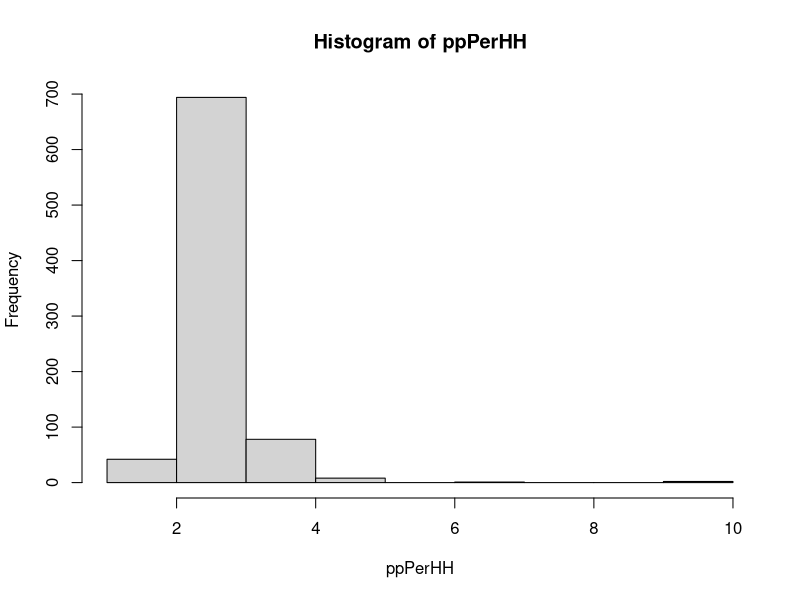
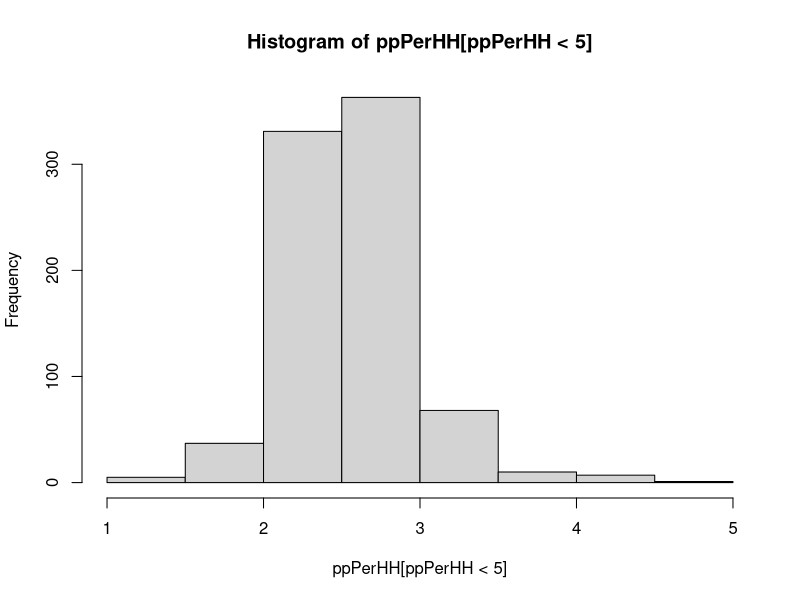
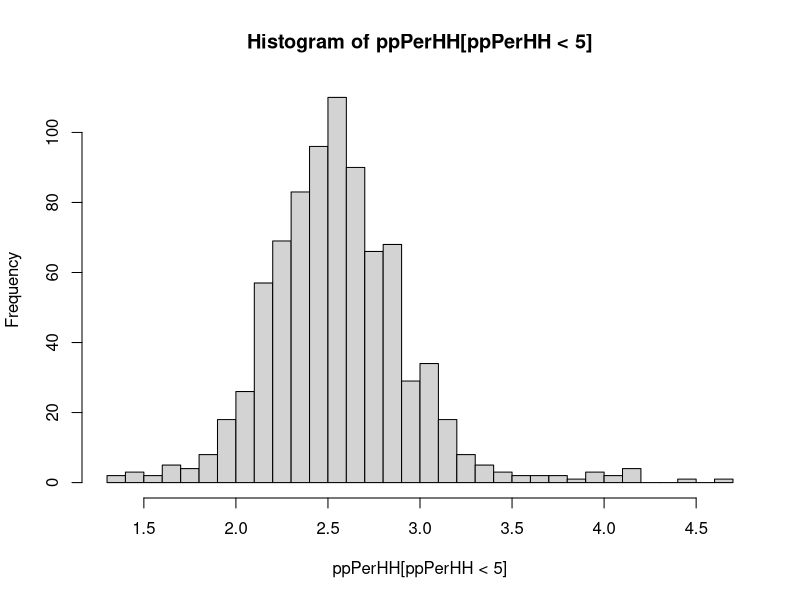
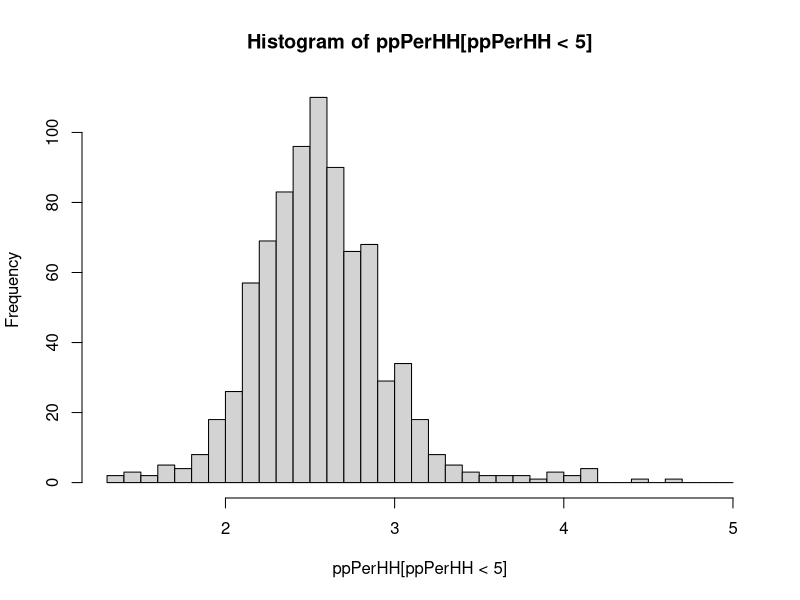
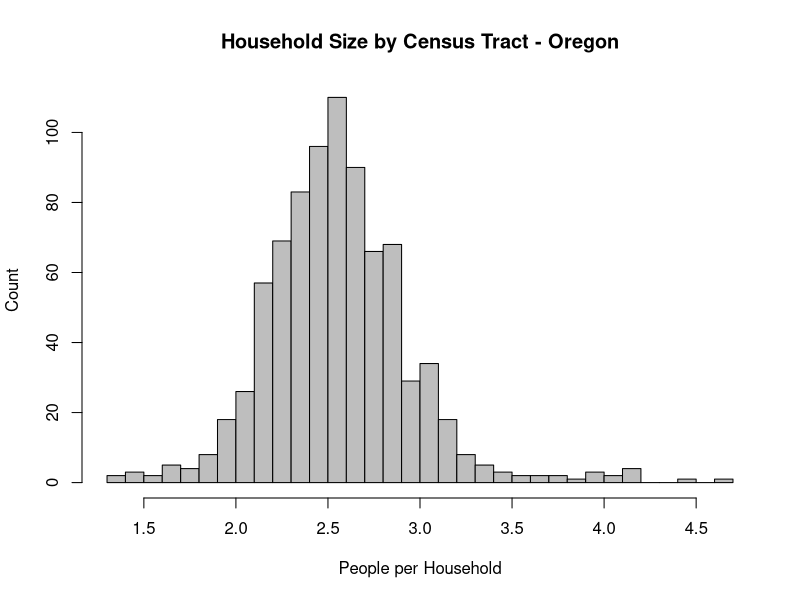
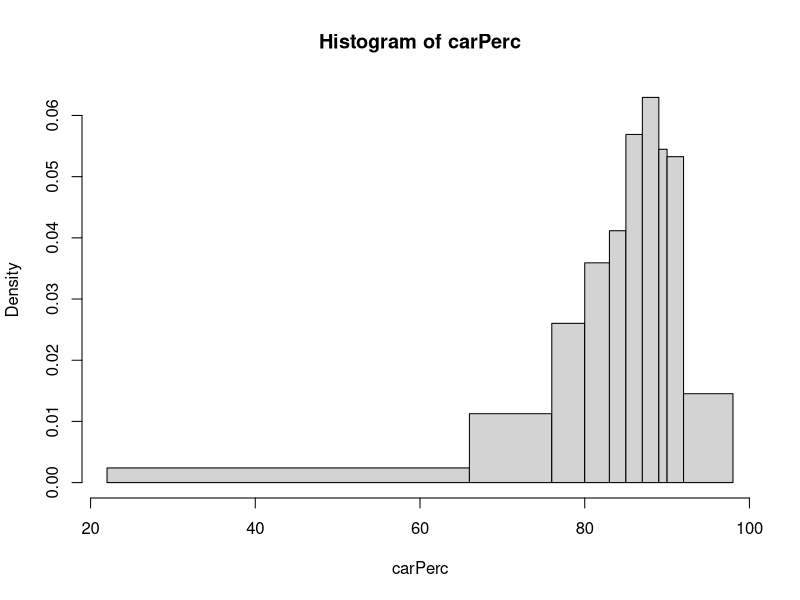
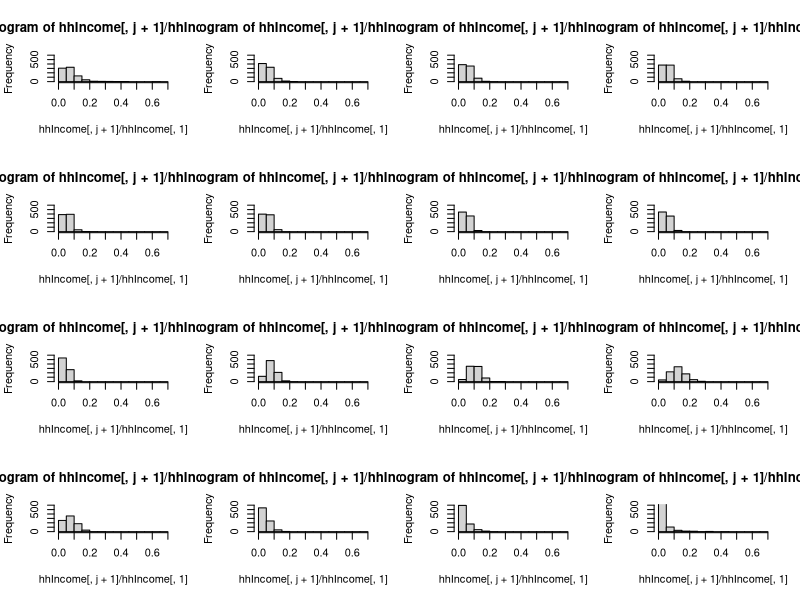
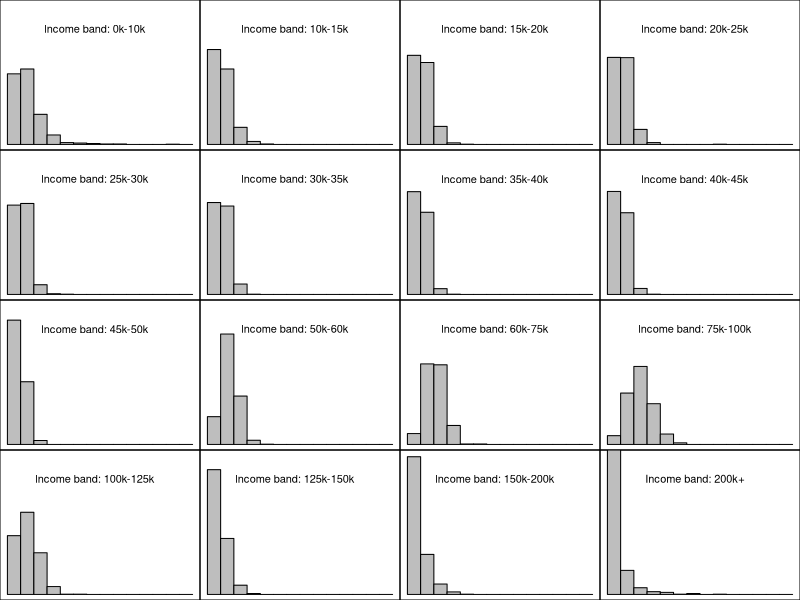

Source code (R) for these figures, in order:
# Load libraries

OUTDIR = "../book/img/ch03/"
dir.create(OUTDIR, FALSE)
options(width=70)

############### tables
geodf = read.csv("data/ch03/geodf.csv", as.is=TRUE)
geodf[1:6,]

tab = table(geodf$county)
tab

tab[order(tab)]

names(tab)[order(tab,decreasing=TRUE)][1:5]

table(geodf$county,geodf$csa)


################# histogram
pdf(paste0(OUTDIR, "histBasic.pdf"), 5, 5)
ppPerHH = geodf$population / geodf$households
hist(ppPerHH)
dev.off()

pdf(paste0(OUTDIR, "histTruncated.pdf"), 5, 5)
hist(ppPerHH[ppPerHH < 5])
dev.off()

pdf(paste0(OUTDIR, "histBreaks.pdf"), 5, 5)
hist(ppPerHH[ppPerHH < 5], breaks=30)
dev.off()

pdf(paste0(OUTDIR, "histBreaksManual.pdf"), 5, 5)
hist(ppPerHH[ppPerHH < 5], breaks=(13:50) / 10)
dev.off()

pdf(paste0(OUTDIR, "histLabels.pdf"), 5, 5)
hist(ppPerHH[ppPerHH < 5], breaks=30,
     col="gray",
     xlab="People per Household",
     ylab="Count",
     main="Household Size by Census Tract - Oregon")
dev.off()

################# quantiles
meansOfCommute = read.csv("data/ch03/meansOfCommute.csv",as.is=TRUE,check.names=FALSE)
meansOfCommute = as.matrix(meansOfCommute)

walkPerc = meansOfCommute[,"walk"] / meansOfCommute[,"total"] * 100
walkPerc = round(walkPerc)

quantile(walkPerc)

carPerc = meansOfCommute[,"car"] / meansOfCommute[,"total"] * 100
carPerc = round(carPerc)
quantile(carPerc)

(0:10)/10
quantile(walkPerc, prob=(0:10)/10)

cent = quantile(walkPerc,prob=seq(0,1,length.out=100),names=FALSE)
round(cent,1)

coff = quantile(carPerc, prob=0.10)
coff
lowCarUsageFlag = (carPerc < coff)
table(lowCarUsageFlag, geodf$csa)

################# binning

breakPoints = quantile(carPerc, prob=seq(0,1,length.out=11),
                        names=FALSE)
breakPoints

bin = cut(carPerc, breakPoints,labels=FALSE,include.lowest=TRUE)

table(bin, geodf$csa)

bins = cut(ppPerHH[ppPerHH < 5], breaks=(13:47) / 10, labels=FALSE,
            include.lowest=TRUE)
table(bins)

pdf(paste0(OUTDIR, "quantileHist.pdf"), 5, 5)
hist(carPerc, breaks=breakPoints)
dev.off()

################# control flow
hhIncome = read.csv("data/ch03/hhIncome.csv",as.is=TRUE, check.names=FALSE)
hhIncome = as.matrix(hhIncome)

oneRow = hhIncome[1,-1]
oneRow

cumsum(oneRow)

testOutput = rep(0,10)
for (j in 1:10) {
  testOutput[j] = j
}
testOutput

cumIncome = matrix(0, ncol=ncol(hhIncome)-1, nrow=nrow(hhIncome))
for (j in 1:nrow(hhIncome)) {
  cumIncome[j,] = cumsum(hhIncome[j,-1]) / hhIncome[j,1] * 100
  cumIncome[j,] = round(cumIncome[j,])
}
colnames(cumIncome) = colnames(hhIncome)[-1]

round(cumIncome[1:5,],2)

################# multiple plots

pdf(paste0(OUTDIR, "collectionOfHist.pdf"), 8, 8)
par(mfrow=c(4,4))
for(j in 1:16) {
  hist(hhIncome[,j+1] / hhIncome[,1],
       breaks=seq(0,0.7,by=0.05), ylim=c(0,600))
}
dev.off()

bands = colnames(hhIncome)[-1]
bandNames = paste(bands[-length(bands)],"-",bands[-1], sep="")
bandNames = c(bandNames, "200k+")
bandNames

pdf(paste0(OUTDIR, "collectionOfHistNice.pdf"), 8, 8)
par(mfrow=c(4,4))
par(mar=c(0,0,0,0))
for(j in 1:16) {
  hist(hhIncome[,j+1] / hhIncome[,1],
       breaks=seq(0,0.7,by=0.05), ylim=c(0,600),
       axes=FALSE, main="",xlab="",ylab="",
       col="grey")
  box()
  text(x=0.33,y=500,
   label=paste("Income band:", bandNames[j]))
}
dev.off()

################# aggregate

csaSet = unique(geodf$csa)
popTotal = rep(0, length(csaSet))
names(popTotal) = csaSet

for (j in 1:nrow(geodf)) {
  index = match(geodf$csa[j], csaSet)
  popTotal[index] = popTotal[index] + geodf$population[j]
}
popTotal

csaSet = unique(geodf$csa)
wahTotal = rep(0, length(csaSet))
names(wahTotal) = csaSet
for (csa in csaSet) {
  index = which(geodf$csa == csa)
  wahTotal[csa] = wahTotal[csa] +
                     sum(meansOfCommute[index,"work_at_home"])
}
wahTotal / popTotal

################# applying functions

apply(X=meansOfCommute[1:10,-1],MARGIN=1,FUN=sum)
meansOfCommute[1:10,1]

apply(meansOfCommute,2,sum)

dim(apply(hhIncome[,-1],1,cumsum))
cumIncome = t(apply(hhIncome[,-1],1,cumsum)) / hhIncome[,1]
cumIncome = round(cumIncome * 100)

tapply(X=meansOfCommute[,"work_at_home"],
       INDEX=geodf$csa,
       FUN=sum)
